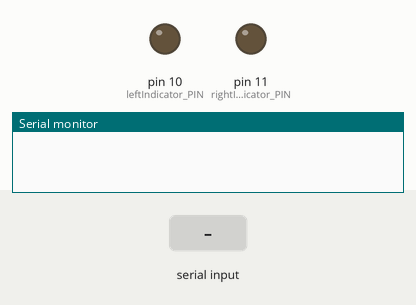
Bench run of a sketch on a simulated Arduino Uno, built with avr-gcc and run on an emulated ATmega328P. Parts: output pins drawn as LEDs (lit = HIGH), the last lines printed to the serial monitor. The inputs (shaded band) are chosen by the test bench.

Above: at 1.2 s.
1.3 s: "30,150\n" received over Serial
At 3.2 s:
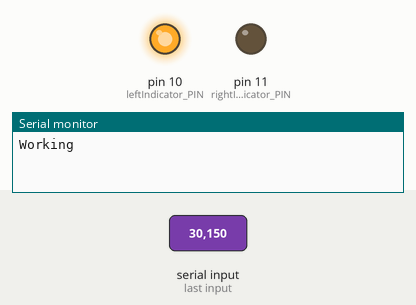
At 4.1 s:
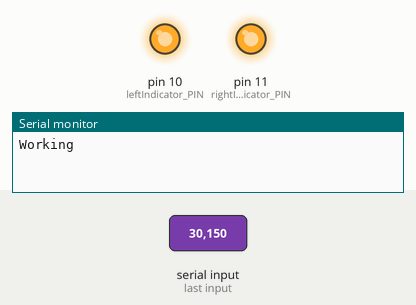
4.3 s: "2\n" received over Serial
At 4.7 s:
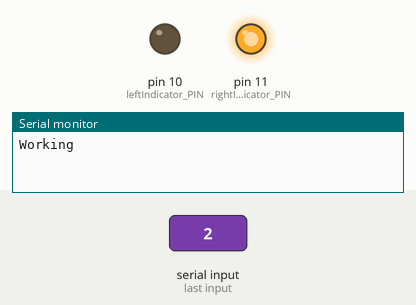
Timing chart, 0 to 7.3 s (numbered marks = the images above; inputs shaded):
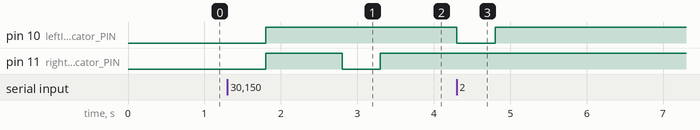

Measured:
- after the input at 1.3 s, pin 10 (leftIndicator_PIN): LOW → HIGH after 0.50 s; pin 11 (rightIndicator_PIN): LOW → HIGH after 0.50 s, → LOW 1.0 s later, → HIGH 0.50 s later
- after the input at 4.3 s, pin 10 (leftIndicator_PIN): HIGH → LOW at once, → HIGH 0.50 s later

The sketch:

indicator.ino
```cpp
#define rightIndicator_PIN 11
#define leftIndicator_PIN 10

int IndicatorValue = 0;


void setup() {
  // put your setup code here, to run once:
  Serial.begin(9600);
  pinMode(rightIndicator_PIN,OUTPUT);
  pinMode(leftIndicator_PIN,OUTPUT);
}

void loop() {
  // put your main code here, to run repeatedly:

    IndicatorValue = Serial.read() - '0';

    if(IndicatorValue == 1)
    {
      Serial.print("Working");
      digitalWrite(rightIndicator_PIN, LOW);
      digitalWrite(leftIndicator_PIN, HIGH);
      delay(500);
      digitalWrite(rightIndicator_PIN,HIGH);
      delay(500);
    }

    if(IndicatorValue == 2)
    {
      digitalWrite(leftIndicator_PIN, LOW);
      digitalWrite(rightIndicator_PIN, HIGH);
      delay(500);
      digitalWrite(leftIndicator_PIN, HIGH);
      delay(500);
    }

    if(IndicatorValue == 3){
      digitalWrite(rightIndicator_PIN, LOW);
      digitalWrite(leftIndicator_PIN, LOW);
      delay(500);
      digitalWrite(rightIndicator_PIN,HIGH);
      digitalWrite(leftIndicator_PIN, HIGH);
      delay(500);
    }

	  if(IndicatorValue == 0){
      digitalWrite(rightIndicator_PIN,HIGH);
      digitalWrite(leftIndicator_PIN, HIGH);
      delay(500);
    }


}
```
